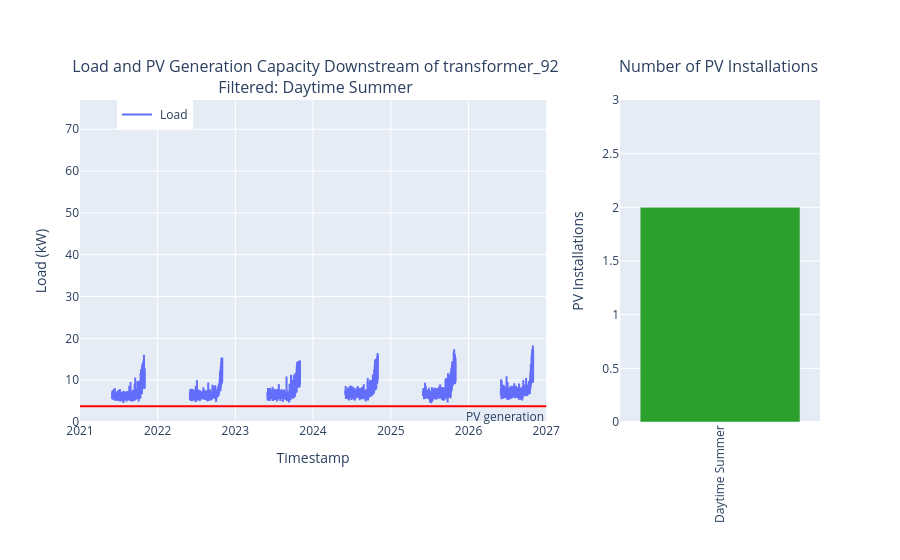

This figure's notebook cell:
### Markdown cell above
#### Temporal Analysis
##### Summer
To prevent reversed power flow, the power generated from PV installations cannot exceed the load. Since there is no solar power generation at night, let's evaluate the number of PV systems that can be installed using daytime load. Further, load varies significantly between summer and winter. So, let's consider the load during the daytime in the summer.

The left plot below shows the filtered load during daytime in the summer, and the right bar plot shows the number of PV installations based on the filtered data.

### Code cell
# Assign daytime hours and summer months (e.g., daytime is from 9 am to 5 pm, and summer is from June to October).
start_hour = 9
end_hour = 17
start_month = 6
end_month = 10

# Display the maximum number of PVs over the time series using the daytime-summer filter.
pvs_filter_summer = capacity_plot_add(
    df_transformer_load,
    pv_value,
    "Daytime Summer",
    start_hour,
    end_hour,
    start_month,
    end_month,
)

### Figure 1 — Plotly figure (JSON) as saved in the notebook; plotly's stock layout.template omitted (floating-point values rounded to 4 significant figures; data arrays with more than 128 entries replaced by an {"elided": "..."} marker saying what was removed)
{"data": [{"name": " Load", "type": "scatter", "x": {"elided": "52584 str values"}, "xaxis": "x", "y": {"elided": "52584 float values"}, "yaxis": "y"}, {"marker": {"color": "#2ca02c"}, "showlegend": false, "type": "bar", "x": ["Daytime Summer"], "xaxis": "x2", "y": [2.0], "yaxis": "y2"}], "layout": {"annotations": [{"font": {"size": 16}, "showarrow": false, "text": " Load and PV Generation Capacity Downstream of transformer_92<br> Filtered: Daytime Summer", "x": 0.315, "xanchor": "center", "xref": "paper", "y": 1.0, "yanchor": "bottom", "yref": "paper"}, {"font": {"size": 16}, "showarrow": false, "text": "Number of PV Installations <br> ", "x": 0.865, "xanchor": "center", "xref": "paper", "y": 1.0, "yanchor": "bottom", "yref": "paper"}, {"showarrow": false, "text": "PV generation", "x": 1, "xanchor": "right", "xref": "x domain", "y": 3.74, "yanchor": "top", "yref": "y"}], "legend": {"x": 0.05, "xanchor": "left", "y": 1.0, "yanchor": "top"}, "shapes": [{"line": {"color": "red"}, "type": "line", "x0": 0, "x1": 1, "xref": "x domain", "y0": 3.74, "y1": 3.74, "yref": "y"}], "xaxis": {"anchor": "y", "domain": [0.0, 0.63], "range": ["2021-01-01T00:00:00", "2026-12-31T23:00:00"], "title": {"text": "Timestamp"}}, "xaxis2": {"anchor": "y2", "domain": [0.73, 1.0], "tickangle": -90, "title": {"text": ""}}, "yaxis": {"anchor": "x", "domain": [0.0, 1.0], "range": [0, 77.0], "title": {"text": "Load (kW)"}}, "yaxis2": {"anchor": "x2", "domain": [0.0, 1.0], "range": [0, 3.0], "title": {"text": "PV Installations"}}}}
